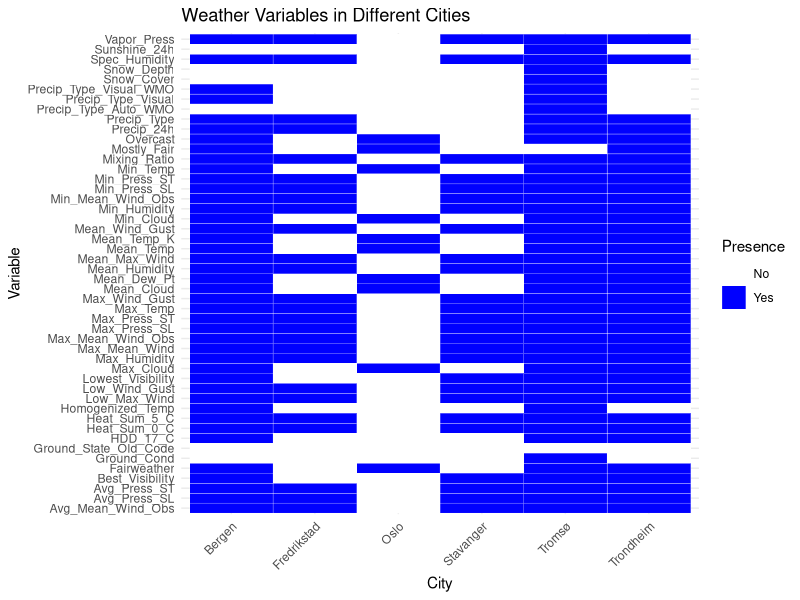

Write R code to recreate this figure.
# 加载必要的包
library(ggplot2)
library(tidyr)
library(dplyr)

# 创建数据框
data <- data.frame(
  City = c("Oslo", "Bergen", "Trondheim", "Tromsø", "Stavanger", "Fredrikstad"),
  Fairweather = c(1, 1, 1, 1, 0, 0),
  Mostly_Fair = c(1, 1, 1, 0, 0, 0),
  Overcast = c(1, 1, 1, 1, 0, 0),
  Max_Cloud = c(1, 1, 1, 1, 0, 0),
  Mean_Cloud = c(1, 1, 1, 1, 0, 0),
  Min_Cloud = c(1, 1, 1, 1, 0, 0),
  Min_Temp = c(1, 1, 1, 1, 0, 0),
  Mean_Temp_K = c(1, 1, 1, 1, 0, 0),
  Mean_Dew_Pt = c(1, 1, 1, 1, 0, 0),
  Mean_Temp = c(1, 1, 1, 1, 0, 0),
  Homogenized_Temp = c(0, 1, 0, 1, 0, 0),
  HDD_17_C = c(0, 1, 1, 1, 0, 0),
  Heat_Sum_0_C = c(0, 1, 1, 1, 1, 1),
  Heat_Sum_5_C = c(0, 1, 1, 1, 1, 1),
  Max_Temp = c(0, 1, 1, 1, 1, 1),
  Max_Press_SL = c(0, 1, 1, 1, 1, 1),
  Max_Press_ST = c(0, 1, 1, 1, 1, 1),
  Avg_Press_SL = c(0, 1, 1, 1, 1, 1),
  Avg_Press_ST = c(0, 1, 1, 1, 1, 1),
  Vapor_Press = c(0, 1, 1, 1, 1, 1),
  Min_Press_SL = c(0, 1, 1, 1, 1, 1),
  Min_Press_ST = c(0, 1, 1, 1, 1, 1),
  Max_Mean_Wind = c(0, 1, 1, 1, 1, 1),
  Max_Mean_Wind_Obs = c(0, 1, 1, 1, 1, 1),
  Max_Wind_Gust = c(0, 1, 1, 1, 1, 1),
  Mean_Max_Wind = c(0, 1, 1, 1, 1, 1),
  Avg_Mean_Wind_Obs = c(0, 1, 1, 1, 1, 1),
  Mean_Wind_Gust = c(0, 1, 1, 1, 1, 1),
  Low_Max_Wind = c(0, 1, 1, 1, 1, 1),
  Min_Mean_Wind_Obs = c(0, 1, 1, 1, 1, 1),
  Low_Wind_Gust = c(0, 1, 1, 1, 1, 1),
  Max_Humidity = c(0, 1, 1, 1, 1, 1),
  Mean_Humidity = c(0, 1, 1, 1, 1, 1),
  Min_Humidity = c(0, 1, 1, 1, 1, 1),
  Mixing_Ratio = c(0, 1, 1, 1, 1, 1),
  Spec_Humidity = c(0, 1, 1, 1, 1, 1),
  Best_Visibility = c(0, 1, 1, 1, 1, 0),
  Lowest_Visibility = c(0, 1, 1, 1, 1, 0),
  Snow_Cover = c(0, 0, 0, 1, 0, 0),
  Snow_Depth = c(0, 0, 0, 1, 0, 0),
  Precip_Type_Visual = c(0, 1, 0, 1, 0, 0),
  Precip_Type = c(0, 1, 1, 1, 0, 1),
  Precip_Type_Auto_WMO = c(0, 0, 0, 1, 0, 0),
  Precip_Type_Visual_WMO = c(0, 1, 0, 1, 0, 0),
  Precip_24h = c(0, 1, 1, 1, 0, 1),
  Ground_State_Old_Code = c(0, 0, 0, 0, 0, 0),
  Ground_Cond = c(0, 0, 0, 1, 0, 0),
  Sunshine_24h = c(0, 0, 0, 1, 0, 0)
)

# 转换数据格式
data_long <- data %>%
  pivot_longer(cols = -City, names_to = "Variable", values_to = "Value")


png('Weather Variables in Different Cities.png',
    height = 45,
    width = 45,
    units = 'cm',
    res = 300)
plot.new()


# 绘制热图
ggplot(data_long, aes(x = City, y = Variable, fill = as.factor(Value))) +
  geom_tile(color = "white") +
  scale_fill_manual(values = c("0" = "white", "1" = "blue"), name = "Presence", labels = c("No", "Yes")) +
  labs(title = "Weather Variables in Different Cities", x = "City", y = "Variable") +
  theme_minimal() +
  theme(axis.text.x = element_text(angle = 45, hjust = 1))

dev.off()
